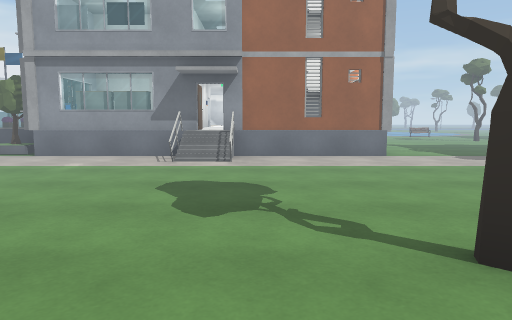
view 1 (above)

24 first-person views from a walk through a 3-D level made in the Unity game engine. The camera is 1.2 m above the floor, tilts 6° down and sees 70° across. The floor is counted in squares, 2 m on a side. Each view is taken from the middle of a square. On the plan, view 1 faces up. The plan holds only what a view shows up to about 10 squares ahead; the rest is blank. The place goes on beyond the plan. The player is left out. Some animated figures are left out. Door leaves are left out, so doorways stand open. Some surface patterns are stand-ins.

view 2
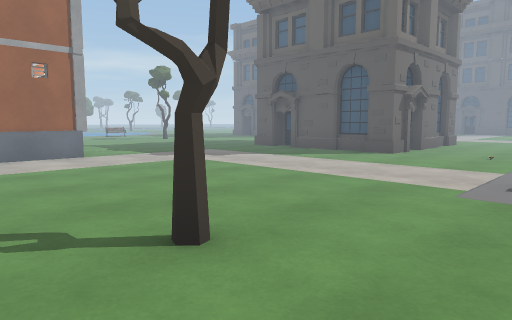

view 3
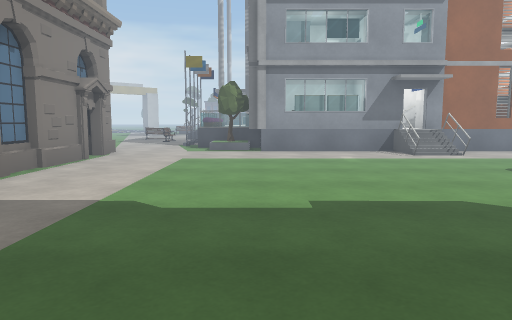

view 4
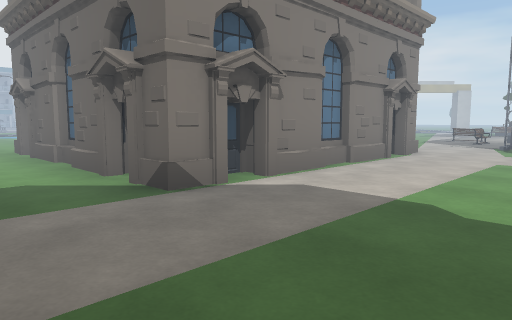

view 5
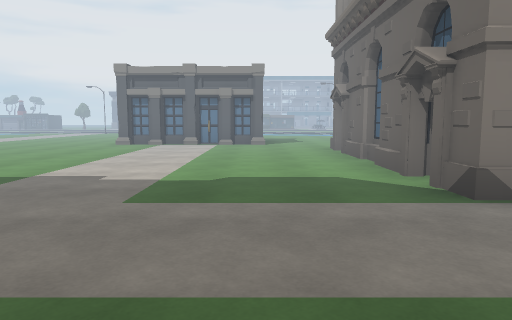

view 6
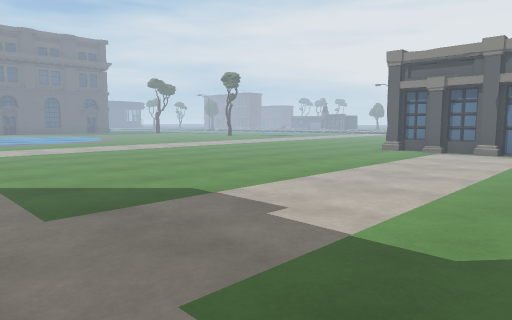

view 7
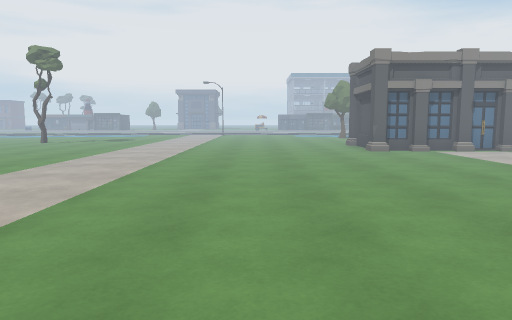

view 8
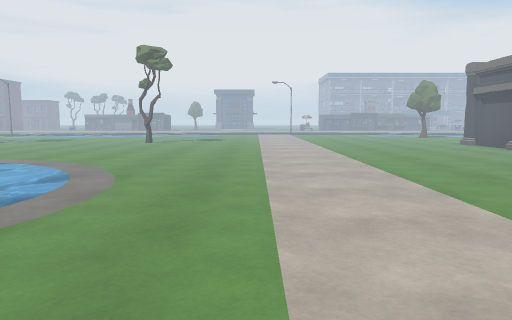

view 9
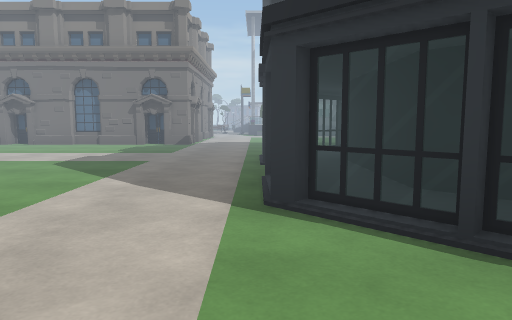

view 10
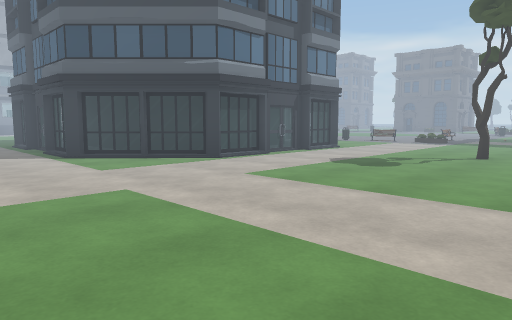

view 11
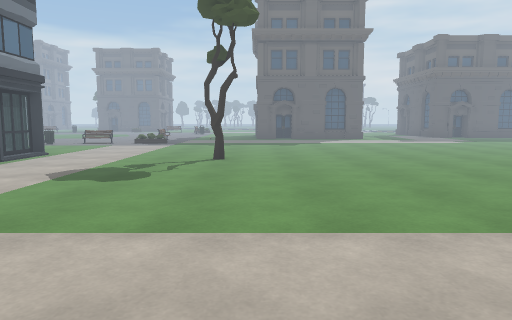

view 12
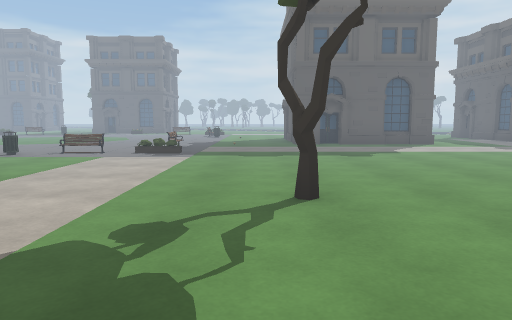

view 13
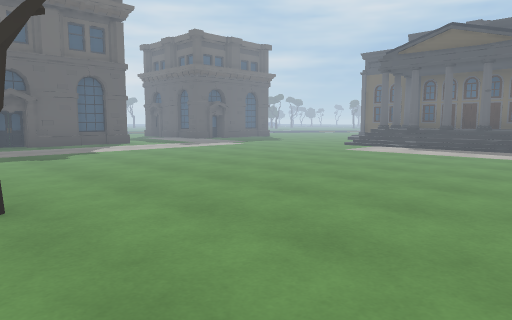

view 14
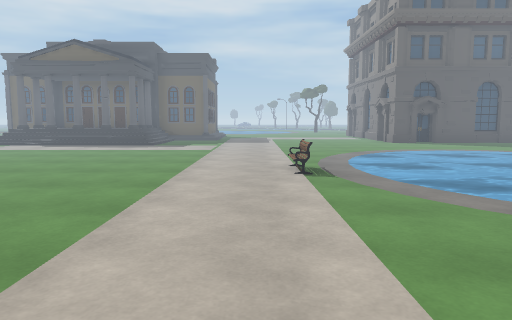

view 15
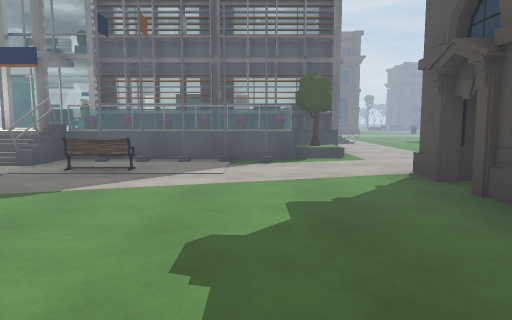

view 16
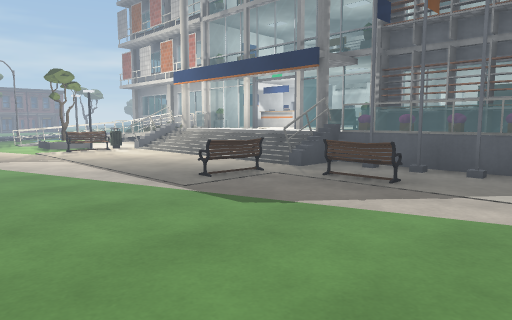

view 17
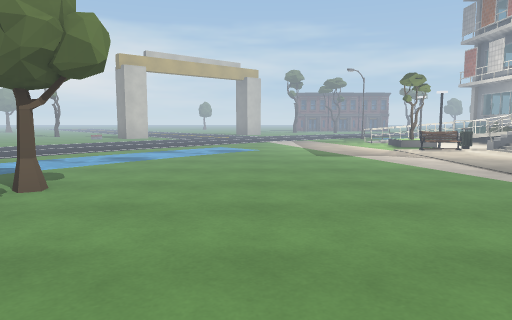

view 18
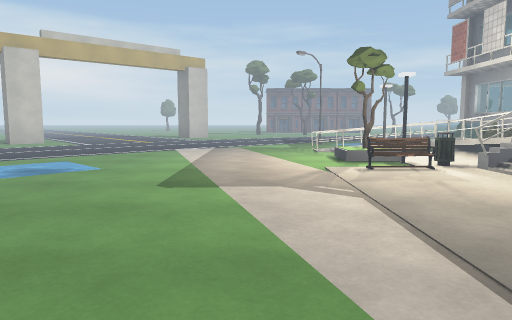

view 19
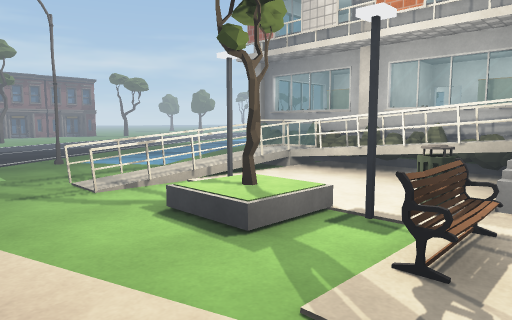

view 20
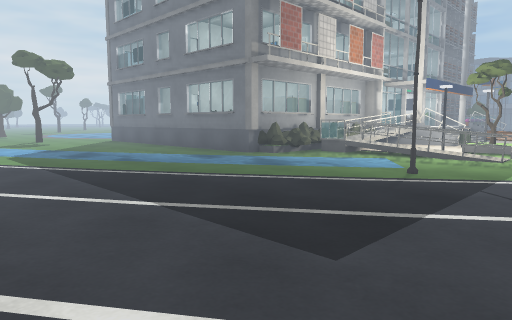

view 21
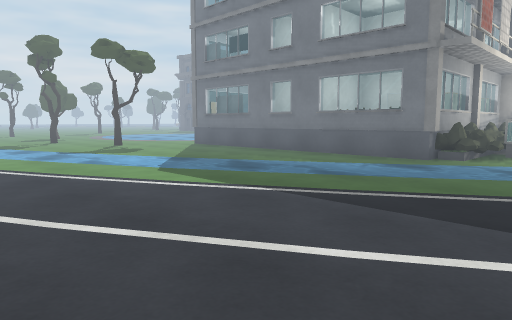

view 22
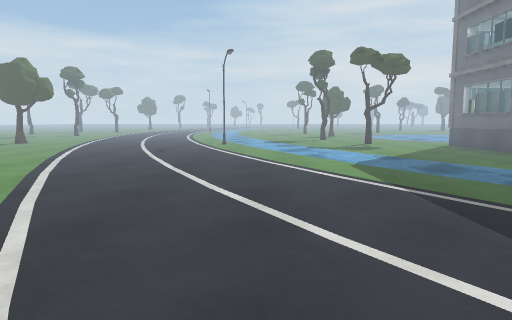

view 23
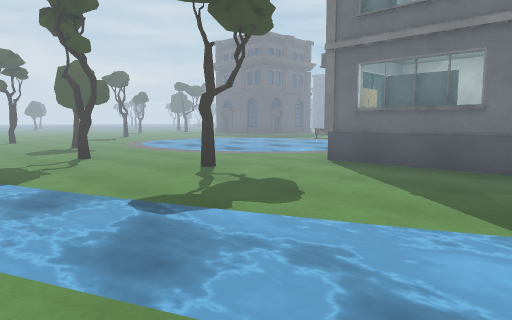

view 24
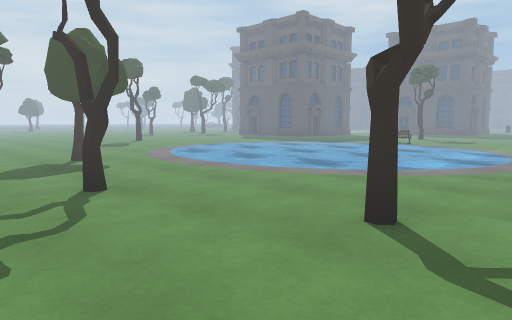

### Floor plan
Key: @ floor where view 1 was taken; # wall or solid block; x gap in a wall; . main floor; : floor 1 m higher than the main floor; / step, stairs or slope; D open door; = window, fence, low wall or low ledge; ~ water the walk can cross; O other object.
Columns run from 16 left of view 1 to 13 right of it. Each row starts with its distance up from view 1.
 31                  ..O
 30                 ....
 29               ......
 28              .......
 27          O .........
 26          ..........#
 25        ...........~~
 24        ........~~~~.....
 23        ......~~~.....O.....O
 22        .....~~.....O....O.....
 21 x#.......#~~~O................
 20  .........~.OODD# #..~~~~....
 19   .......=#OO      .~~~~~~..
 18 ........=##OO DD   .~~~~~~.
 17 .........O##O  D   .~~~~~~
 16 ....~....OOOO      .~~~~~
 15 ...~~....OOOO       ..~.
 14  ..~....../:OO:     ...O
 13   ~......./:O::     ..
 12   ~......./:= O
 11    O.....OOOO  D
 10    ......OO=#  :    ...
  9     ......O=O DDD  ....
  8      .....O=   D   ....
  7       .....OO O####.....
  6         ##...O.#O......#
  5          #.............#
  4          #.............#
  3          #.............####.
  2          #..................
  1   ..######.......O.....O.
  0   ............  @...
 -1   #..........#
 -2   #.........=
 -3  ##........=#
 -4  #O........##
 -5 ............#
 -6 ...........=##   #=
 -7 ............=####=..O
 -8 .............##==#..O
 -9 ....................  O
-10 ........................
-11 ................O.......
-12 .......~~..............
-13 O.....~ ~~.............#
-14 .....~  ~~O............#
-15 ....   ~~~.............#
-16 ...    ~~~..............
-17       ~~~...............
-18      ................
-19      ................
-20      .........#===/

Where each view was taken, in squares from view 1:
view 1: 0 up, 0 right, facing up
view 2: 0 up, 0 right, facing up-right
view 3: 1 down, 4 left, facing up
view 4: 1 down, 4 left, facing up-left
view 5: 1 down, 4 left, facing left
view 6: 1 down, 6 left, facing down-left
view 7: 7 down, 6 left, facing left
view 8: 10 down, 6 left, facing left
view 9: 9 down, 5 left, facing up
view 10: 13 down, 7 left, facing up-right
view 11: 12 down, 6 left, facing right
view 12: 11 down, 3 left, facing right
view 13: 11 down, 3 left, facing down-right
view 14: 10 down, 5 left, facing down
view 15: 8 up, 11 left, facing right
view 16: 8 up, 10 left, facing up-right
view 17: 8 up, 11 left, facing up
view 18: 11 up, 9 left, facing up
view 19: 15 up, 9 left, facing up-right
view 20: 25 up, 9 left, facing down-right
view 21: 26 up, 6 left, facing down-right
view 22: 25 up, 7 left, facing right
view 23: 25 up, 1 left, facing down-right
view 24: 24 up, 2 right, facing down-right
